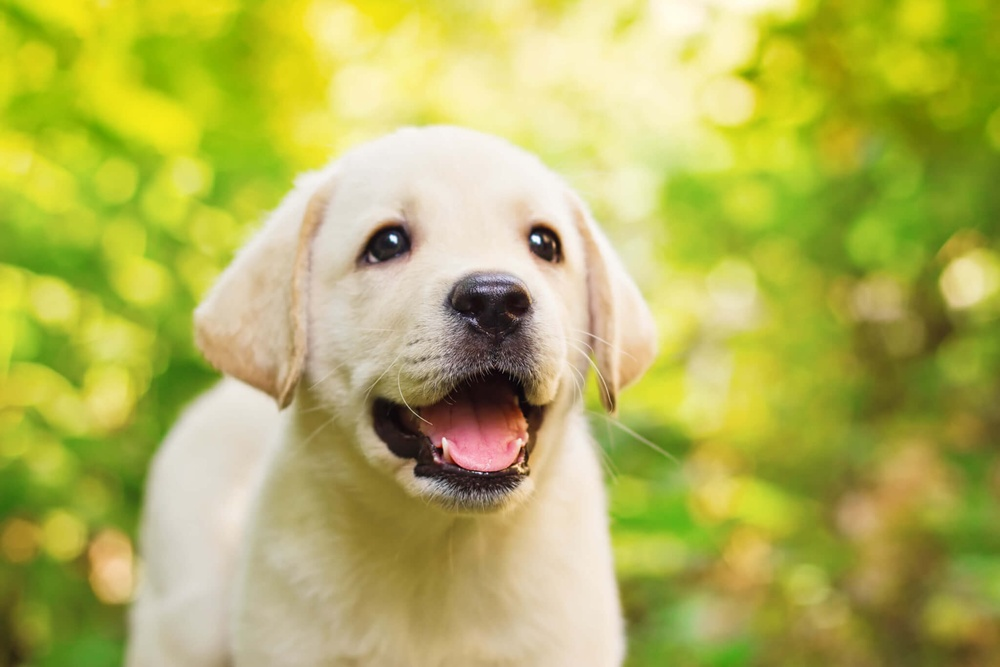
#> input picture puppy.jpg, 1000 x 667 px, shrunk from 2048 x 1365 before the run
$ jupyter execute LGM_TASK2.ipynb
#> lines starting #> are read from the running program, lines starting #| are printed output that depends on the picture
[cell 1]
import cv2
import numpy as np
from PIL import Image
from IPython.display import display
import matplotlib.pyplot as plt

[cell 2]
import os

[cell 3]
os.getcwd()

[cell 4]
os.getcwd()

[cell 5]
img=cv2.imread("puppy.jpg")
#> img is the input picture: shape (667, 1000, 3); mean B, G, R 90.1, 179.7, 179.2
plt.imshow(img)
#> (this line was passed over: IPython is not available in this run)

[cell 6]
img=cv2.cvtColor(img, cv2.COLOR_BGR2RGB)

[cell 7]
display(Image.fromarray(img))

[cell 8]
gray_img = cv2.cvtColor(img, cv2.COLOR_BGR2GRAY)
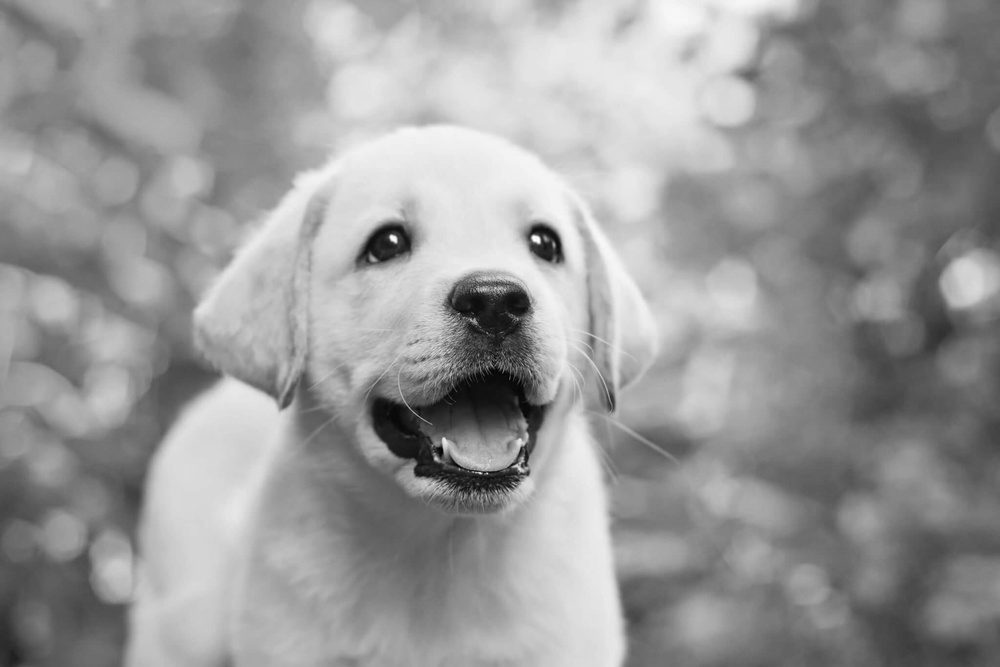
#> gray_img: shape (667, 1000); min 1, max 254, mean 152.9
display(Image.fromarray(gray_img))

[cell 9]
inv_gray_img = 255-gray_img
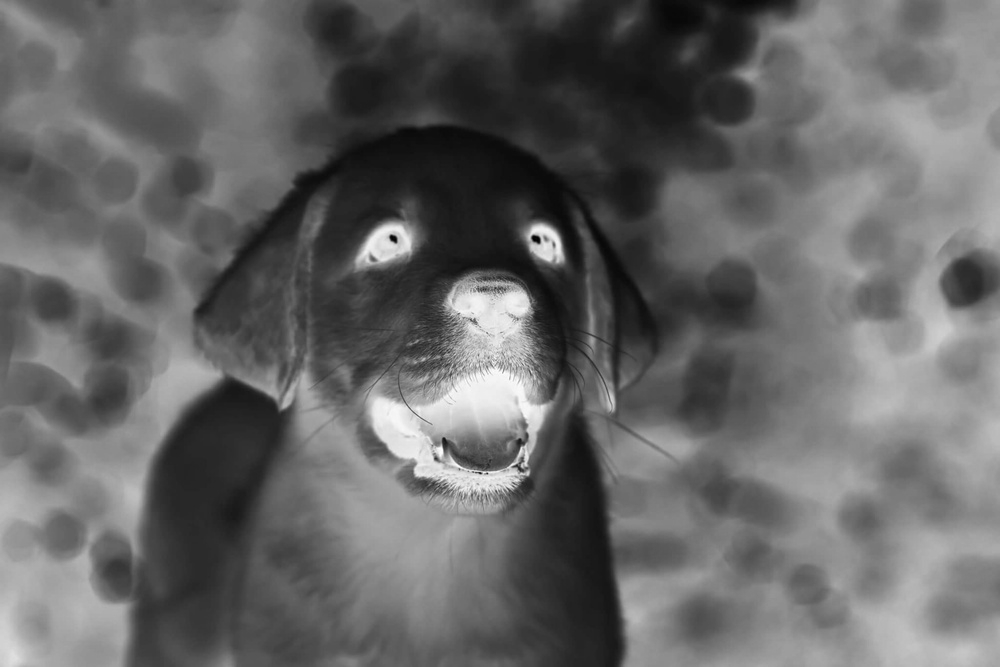
#> inv_gray_img: shape (667, 1000); min 1, max 254, mean 102.1

[cell 10]
inv_gray_img

[cell 11]
display(Image.fromarray(inv_gray_img))

[cell 12]
blur_img=cv2.GaussianBlur(inv_gray_img, (35,35),0)

[cell 13]
display(Image.fromarray(blur_img))

[cell 14]
img=255-blur_img
#> img: shape (667, 1000)
def dodge(gray_imablur_img):
    return cv2.divide(gray_img, img, scale = 400.0)
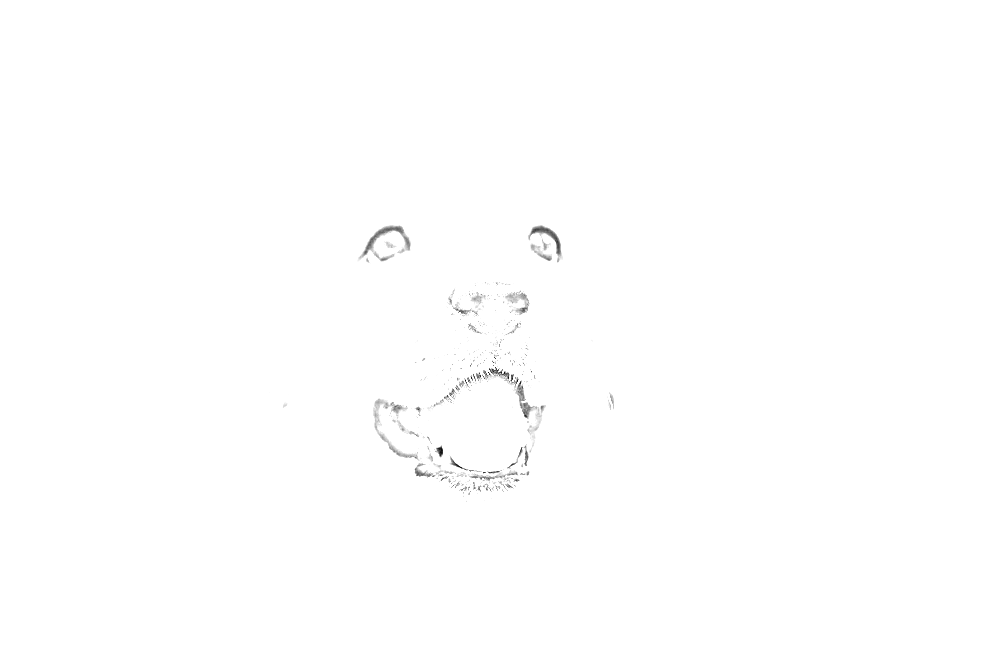
#> returned value: shape (667, 1000); min 10, max 255, mean 254.4
